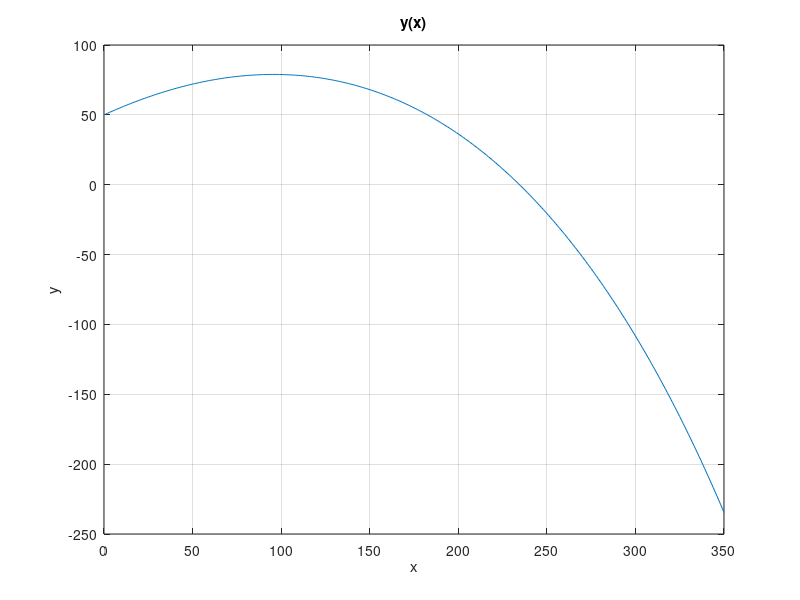
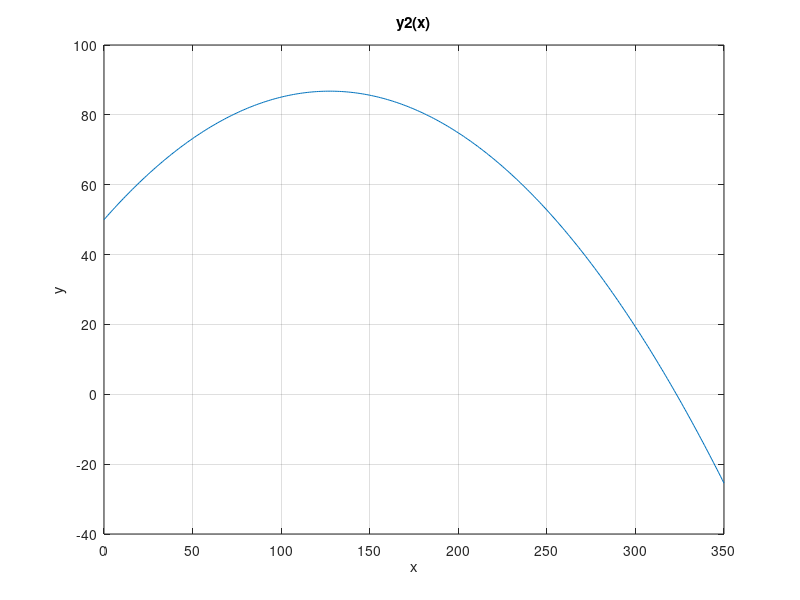

The MATLAB script that drew these images, in order:
clear all;
close all;

%dane:
m = 5; 
v0 = 50; 
alpha = 30; 
h = 50; 
g = 9.81; 
b = 0.3;

alpha = alpha / 180 * pi;
x = 0:1:350;
y2 = h + tan(alpha) * x - g / (2 * v0^2 * cos(alpha)) * x.^2;
y = h + (tan(alpha) + m * g / (b * v0 * cos(alpha))) * x + (g * m^2) * log(1 - x * b / (m * v0 * cos(alpha))) / (b^2);

figure; 
plot(x, y); 
xlabel('x'); 
ylabel('y'); 
title('y(x)'); 
grid;

figure; 
plot(x, y2); 
xlabel('x'); 
ylabel('y'); 
title('y2(x)'); 
grid;
